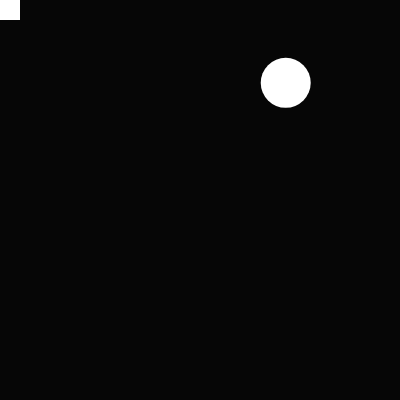
Frame 1 (no input)
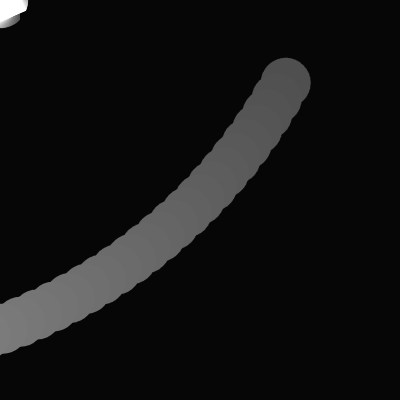
Frame 60 (no input)
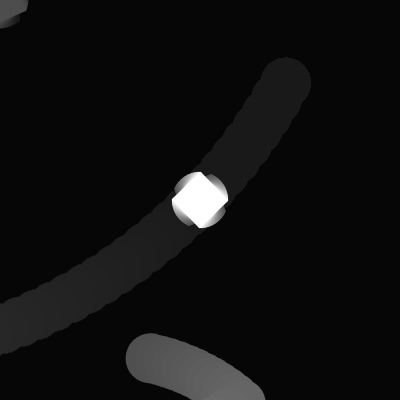
Frame 120 (the mouse pressed at the canvas centre since frame 60)

The p5.js sketch that drew these frames (run headless with seeded random() and noise() and a simulated clock; from frame 60 on, the mouse is pressed at the canvas centre):

// p5.js sketch
// ── sketch.js

var r =  0;
var thex, they;
var v;
var t;

function setup() {
createCanvas(400, 400);

  background(6);
  rectMode(CENTER);
  
  thex = random(0, width);
  they = random(0, height);
  
  noStroke();
  smooth();
  
  v = random(5, 15);
  t = random(0, TWO_PI);
}

function draw() {
  fill(0, 0, 0, 5);
  
  rect(width/2, height/2, width, height);

  fill(255);
  translate(mouseX, mouseY);
  rotate(r);
  rect(0, 0, 40, 40);
  r = r + 0.02;
  
  ellipse(thex, they, 50, 50);
  thex = thex+v*cos(t);
  they = they+v*sin(t);
  
  if(thex>width) t = PI - t;
  if(thex<0) t = PI - t;
  if(they>height) t = TWO_PI - t;
  if(they<0) t = TWO_PI - t;
}

function keyPressed() {

  if (key == " ") background(255);
    
}
